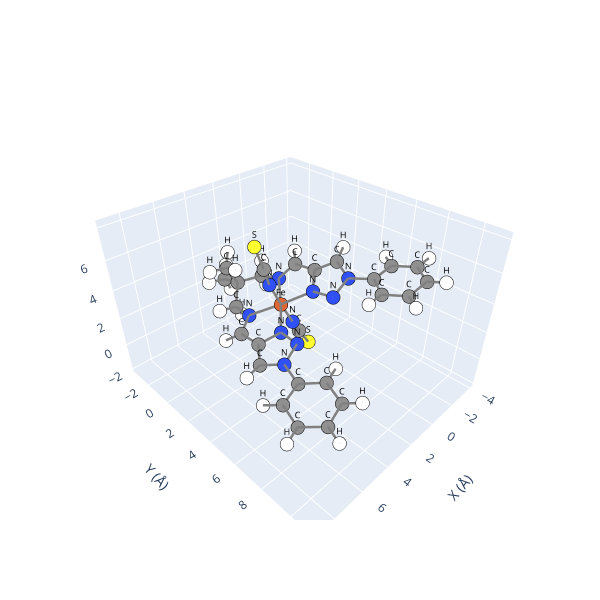

This figure's notebook cell:
### Code cell
ref_ls_mol.view()

### Figure 1 — Plotly figure (JSON) as saved in the notebook; plotly's stock layout.template omitted (floating-point values rounded to 4 significant figures)
{"data": [{"hoverinfo": "text", "marker": {"color": ["#909090", "#909090", "#FFFFFF", "#909090", "#FFFFFF", "#909090", "#FFFFFF", "#909090", "#FFFFFF", "#909090", "#909090", "#FFFFFF", "#909090", "#FFFFFF", "#909090", "#909090", "#FFFFFF", "#909090", "#909090", "#FFFFFF", "#909090", "#FFFFFF", "#909090", "#909090", "#3050F8", "#3050F8", "#3050F8", "#3050F8", "#3050F8", "#3050F8", "#3050F8", "#3050F8", "#3050F8", "#3050F8", "#FFFF30", "#E06633", "#909090", "#FFFFFF", "#FFFFFF", "#909090", "#909090", "#FFFFFF", "#FFFFFF", "#FFFFFF", "#909090", "#FFFFFF", "#FFFFFF", "#909090", "#FFFFFF", "#FFFFFF", "#FFFF30", "#909090", "#FFFFFF", "#909090", "#FFFFFF", "#909090", "#FFFFFF", "#909090", "#FFFFFF", "#909090", "#FFFFFF", "#FFFFFF"], "line": {"color": "black", "width": 1}, "size": 8}, "mode": "markers", "showlegend": false, "text": ["C", "C", "H", "C", "H", "C", "H", "C", "H", "C", "C", "H", "C", "H", "C", "C", "H", "C", "C", "H", "C", "H", "C", "C", "N", "N", "N", "N", "N", "N", "N", "N", "N", "N", "S", "Fe", "C", "H", "H", "C", "C", "H", "H", "H", "C", "H", "H", "C", "H", "H", "S", "C", "H", "C", "H", "C", "H", "C", "H", "C", "H", "H"], "type": "scatter3d", "x": [5.733, 6.469, 6.716, 5.161, 4.522, 4.779, 3.88, 6.021, 6.891, 5.179, 5.158, 5.88, 0.5654, -0.0194, 0.437, -0.4045, -1.133, -0.529, -0.267, 0.2761, 0.2831, 1.203, 1.309, 3.853, 5.343, 4.118, 4.031, 4.082, 1.537, 1.346, 1.11, 0.02772, 1.859, 3.548, 4.351, 2.73, 3.867, 4.75, 3.403, 3.057, 2.928, 3.816, 2.528, 2.357, 3.756, 4.639, 3.219, 1.629, 1.195, 1.119, 0.4814, -1.876, -2.423, -2.407, -3.326, -1.611, -1.981, 7.058, 7.71, 7.412, 8.311, 3.857], "y": [6.915, 9.546, 10.45, 9.235, 9.931, 7.913, 7.699, 4.429, 4.375, 3.394, 1.954, 1.456, 1.558, 0.9394, 2.988, 3.878, 3.683, 6.38, 8.748, 9.526, 7.504, 7.42, 2.597, 2.573, 5.546, 5.248, 3.948, 1.397, 1.186, 3.724, 5.0, 5.095, 2.619, 2.616, 2.528, 2.603, -0.0339, -0.474, -0.135, -0.7713, -2.22, -2.631, -2.221, -2.729, -0.7644, -1.178, -1.27, -0.2178, -0.3103, -0.7728, 2.608, 6.479, 5.702, 7.742, 7.828, 8.868, 9.724, 7.215, 6.527, 8.541, 8.759, 0.1609], "z": [1.781, 1.379, 1.219, 1.715, 1.812, 1.911, 2.13, 1.59, 1.213, 1.902, 1.803, 1.438, 4.345, 4.769, 4.503, 5.114, 5.691, 5.0, 5.169, 5.109, 4.92, 4.697, 0.2295, 5.863, 1.939, 2.445, 2.414, 2.247, 3.585, 3.778, 3.894, 4.714, 1.249, 4.743, 7.428, 2.981, 1.999, 1.917, 1.13, 3.067, 2.563, 2.524, 1.668, 3.176, 4.424, 4.338, 5.071, 3.164, 2.279, 3.806, -1.187, 5.319, 5.362, 5.573, 5.795, 5.506, 5.689, 1.488, 1.433, 1.278, 1.062, 4.735]}, {"hoverinfo": "none", "mode": "text", "showlegend": false, "text": ["C", "C", "H", "C", "H", "C", "H", "C", "H", "C", "C", "H", "C", "H", "C", "C", "H", "C", "C", "H", "C", "H", "C", "C", "N", "N", "N", "N", "N", "N", "N", "N", "N", "N", "S", "Fe", "C", "H", "H", "C", "C", "H", "H", "H", "C", "H", "H", "C", "H", "H", "S", "C", "H", "C", "H", "C", "H", "C", "H", "C", "H", "H"], "textfont": {"color": "black", "size": 9}, "type": "scatter3d", "x": [5.733, 6.469, 6.716, 5.161, 4.522, 4.779, 3.88, 6.021, 6.891, 5.179, 5.158, 5.88, 0.5654, -0.0194, 0.437, -0.4045, -1.133, -0.529, -0.267, 0.2761, 0.2831, 1.203, 1.309, 3.853, 5.343, 4.118, 4.031, 4.082, 1.537, 1.346, 1.11, 0.02772, 1.859, 3.548, 4.351, 2.73, 3.867, 4.75, 3.403, 3.057, 2.928, 3.816, 2.528, 2.357, 3.756, 4.639, 3.219, 1.629, 1.195, 1.119, 0.4814, -1.876, -2.423, -2.407, -3.326, -1.611, -1.981, 7.058, 7.71, 7.412, 8.311, 3.857], "y": [6.915, 9.546, 10.45, 9.235, 9.931, 7.913, 7.699, 4.429, 4.375, 3.394, 1.954, 1.456, 1.558, 0.9394, 2.988, 3.878, 3.683, 6.38, 8.748, 9.526, 7.504, 7.42, 2.597, 2.573, 5.546, 5.248, 3.948, 1.397, 1.186, 3.724, 5.0, 5.095, 2.619, 2.616, 2.528, 2.603, -0.0339, -0.474, -0.135, -0.7713, -2.22, -2.631, -2.221, -2.729, -0.7644, -1.178, -1.27, -0.2178, -0.3103, -0.7728, 2.608, 6.479, 5.702, 7.742, 7.828, 8.868, 9.724, 7.215, 6.527, 8.541, 8.759, 0.1609], "z": [1.781, 1.379, 1.219, 1.715, 1.812, 1.911, 2.13, 1.59, 1.213, 1.902, 1.803, 1.438, 4.345, 4.769, 4.503, 5.114, 5.691, 5.0, 5.169, 5.109, 4.92, 4.697, 0.2295, 5.863, 1.939, 2.445, 2.414, 2.247, 3.585, 3.778, 3.894, 4.714, 1.249, 4.743, 7.428, 2.981, 1.999, 1.917, 1.13, 3.067, 2.563, 2.524, 1.668, 3.176, 4.424, 4.338, 5.071, 3.164, 2.279, 3.806, -1.187, 5.319, 5.362, 5.573, 5.795, 5.506, 5.689, 1.488, 1.433, 1.278, 1.062, 4.735]}, {"hoverinfo": "none", "line": {"color": "gray", "width": 5}, "mode": "lines", "showlegend": false, "type": "scatter3d", "x": [3.816, 2.928], "y": [-2.631, -2.22], "z": [2.524, 2.563]}, {"hoverinfo": "none", "line": {"color": "gray", "width": 5}, "mode": "lines", "showlegend": false, "type": "scatter3d", "x": [2.73, 3.548], "y": [2.603, 2.616], "z": [2.981, 4.743]}, {"hoverinfo": "none", "line": {"color": "gray", "width": 5}, "mode": "lines", "showlegend": false, "type": "scatter3d", "x": [3.756, 4.639], "y": [-0.7644, -1.178], "z": [4.424, 4.338]}, {"hoverinfo": "none", "line": {"color": "gray", "width": 5}, "mode": "lines", "showlegend": false, "type": "scatter3d", "x": [1.537, 0.5654], "y": [1.186, 1.558], "z": [3.585, 4.345]}, {"hoverinfo": "none", "line": {"color": "gray", "width": 5}, "mode": "lines", "showlegend": false, "type": "scatter3d", "x": [5.733, 4.779], "y": [6.915, 7.913], "z": [1.781, 1.911]}, {"hoverinfo": "none", "line": {"color": "gray", "width": 5}, "mode": "lines", "showlegend": false, "type": "scatter3d", "x": [2.928, 3.816], "y": [-2.22, -2.631], "z": [2.563, 2.524]}, {"hoverinfo": "none", "line": {"color": "gray", "width": 5}, "mode": "lines", "showlegend": false, "type": "scatter3d", "x": [0.2761, -0.267], "y": [9.526, 8.748], "z": [5.109, 5.169]}, {"hoverinfo": "none", "line": {"color": "gray", "width": 5}, "mode": "lines", "showlegend": false, "type": "scatter3d", "x": [3.853, 4.351], "y": [2.573, 2.528], "z": [5.863, 7.428]}, {"hoverinfo": "none", "line": {"color": "gray", "width": 5}, "mode": "lines", "showlegend": false, "type": "scatter3d", "x": [5.179, 4.031], "y": [3.394, 3.948], "z": [1.902, 2.414]}, {"hoverinfo": "none", "line": {"color": "gray", "width": 5}, "mode": "lines", "showlegend": false, "type": "scatter3d", "x": [-0.4045, 0.437], "y": [3.878, 2.988], "z": [5.114, 4.503]}, {"hoverinfo": "none", "line": {"color": "gray", "width": 5}, "mode": "lines", "showlegend": false, "type": "scatter3d", "x": [5.158, 4.082], "y": [1.954, 1.397], "z": [1.803, 2.247]}, {"hoverinfo": "none", "line": {"color": "gray", "width": 5}, "mode": "lines", "showlegend": false, "type": "scatter3d", "x": [2.73, 4.031], "y": [2.603, 3.948], "z": [2.981, 2.414]}, {"hoverinfo": "none", "line": {"color": "gray", "width": 5}, "mode": "lines", "showlegend": false, "type": "scatter3d", "x": [-0.267, 0.2761], "y": [8.748, 9.526], "z": [5.169, 5.109]}, {"hoverinfo": "none", "line": {"color": "gray", "width": 5}, "mode": "lines", "showlegend": false, "type": "scatter3d", "x": [7.412, 7.058], "y": [8.541, 7.215], "z": [1.278, 1.488]}, {"hoverinfo": "none", "line": {"color": "gray", "width": 5}, "mode": "lines", "showlegend": false, "type": "scatter3d", "x": [-2.423, -1.876], "y": [5.702, 6.479], "z": [5.362, 5.319]}, {"hoverinfo": "none", "line": {"color": "gray", "width": 5}, "mode": "lines", "showlegend": false, "type": "scatter3d", "x": [-0.529, -1.876], "y": [6.38, 6.479], "z": [5.0, 5.319]}, {"hoverinfo": "none", "line": {"color": "gray", "width": 5}, "mode": "lines", "showlegend": false, "type": "scatter3d", "x": [4.779, 5.161], "y": [7.913, 9.235], "z": [1.911, 1.715]}, {"hoverinfo": "none", "line": {"color": "gray", "width": 5}, "mode": "lines", "showlegend": false, "type": "scatter3d", "x": [0.437, -0.4045], "y": [2.988, 3.878], "z": [4.503, 5.114]}, {"hoverinfo": "none", "line": {"color": "gray", "width": 5}, "mode": "lines", "showlegend": false, "type": "scatter3d", "x": [1.195, 1.629], "y": [-0.3103, -0.2178], "z": [2.279, 3.164]}, {"hoverinfo": "none", "line": {"color": "gray", "width": 5}, "mode": "lines", "showlegend": false, "type": "scatter3d", "x": [3.057, 3.756], "y": [-0.7713, -0.7644], "z": [3.067, 4.424]}, {"hoverinfo": "none", "line": {"color": "gray", "width": 5}, "mode": "lines", "showlegend": false, "type": "scatter3d", "x": [5.179, 5.158], "y": [3.394, 1.954], "z": [1.902, 1.803]}, {"hoverinfo": "none", "line": {"color": "gray", "width": 5}, "mode": "lines", "showlegend": false, "type": "scatter3d", "x": [2.928, 2.357], "y": [-2.22, -2.729], "z": [2.563, 3.176]}, {"hoverinfo": "none", "line": {"color": "gray", "width": 5}, "mode": "lines", "showlegend": false, "type": "scatter3d", "x": [7.058, 7.412], "y": [7.215, 8.541], "z": [1.488, 1.278]}, {"hoverinfo": "none", "line": {"color": "gray", "width": 5}, "mode": "lines", "showlegend": false, "type": "scatter3d", "x": [4.082, 3.867], "y": [1.397, -0.0339], "z": [2.247, 1.999]}, {"hoverinfo": "none", "line": {"color": "gray", "width": 5}, "mode": "lines", "showlegend": false, "type": "scatter3d", "x": [-0.4045, -1.133], "y": [3.878, 3.683], "z": [5.114, 5.691]}, {"hoverinfo": "none", "line": {"color": "gray", "width": 5}, "mode": "lines", "showlegend": false, "type": "scatter3d", "x": [-2.407, -1.611], "y": [7.742, 8.868], "z": [5.573, 5.506]}, {"hoverinfo": "none", "line": {"color": "gray", "width": 5}, "mode": "lines", "showlegend": false, "type": "scatter3d", "x": [-1.133, -0.4045], "y": [3.683, 3.878], "z": [5.691, 5.114]}, {"hoverinfo": "none", "line": {"color": "gray", "width": 5}, "mode": "lines", "showlegend": false, "type": "scatter3d", "x": [1.629, 1.195], "y": [-0.2178, -0.3103], "z": [3.164, 2.279]}, {"hoverinfo": "none", "line": {"color": "gray", "width": 5}, "mode": "lines", "showlegend": false, "type": "scatter3d", "x": [2.73, 1.537], "y": [2.603, 1.186], "z": [2.981, 3.585]}, {"hoverinfo": "none", "line": {"color": "gray", "width": 5}, "mode": "lines", "showlegend": false, "type": "scatter3d", "x": [4.031, 4.118], "y": [3.948, 5.248], "z": [2.414, 2.445]}, {"hoverinfo": "none", "line": {"color": "gray", "width": 5}, "mode": "lines", "showlegend": false, "type": "scatter3d", "x": [0.02772, -0.4045], "y": [5.095, 3.878], "z": [4.714, 5.114]}, {"hoverinfo": "none", "line": {"color": "gray", "width": 5}, "mode": "lines", "showlegend": false, "type": "scatter3d", "x": [4.351, 3.853], "y": [2.528, 2.573], "z": [7.428, 5.863]}, {"hoverinfo": "none", "line": {"color": "gray", "width": 5}, "mode": "lines", "showlegend": false, "type": "scatter3d", "x": [0.4814, 1.309], "y": [2.608, 2.597], "z": [-1.187, 0.2295]}, {"hoverinfo": "none", "line": {"color": "gray", "width": 5}, "mode": "lines", "showlegend": false, "type": "scatter3d", "x": [-0.0194, 0.5654], "y": [0.9394, 1.558], "z": [4.769, 4.345]}, {"hoverinfo": "none", "line": {"color": "gray", "width": 5}, "mode": "lines", "showlegend": false, "type": "scatter3d", "x": [4.031, 5.179], "y": [3.948, 3.394], "z": [2.414, 1.902]}, {"hoverinfo": "none", "line": {"color": "gray", "width": 5}, "mode": "lines", "showlegend": false, "type": "scatter3d", "x": [5.161, 6.469], "y": [9.235, 9.546], "z": [1.715, 1.379]}, {"hoverinfo": "none", "line": {"color": "gray", "width": 5}, "mode": "lines", "showlegend": false, "type": "scatter3d", "x": [0.2831, -0.529], "y": [7.504, 6.38], "z": [4.92, 5.0]}, {"hoverinfo": "none", "line": {"color": "gray", "width": 5}, "mode": "lines", "showlegend": false, "type": "scatter3d", "x": [0.02772, -0.529], "y": [5.095, 6.38], "z": [4.714, 5.0]}, {"hoverinfo": "none", "line": {"color": "gray", "width": 5}, "mode": "lines", "showlegend": false, "type": "scatter3d", "x": [0.5654, -0.0194], "y": [1.558, 0.9394], "z": [4.345, 4.769]}, {"hoverinfo": "none", "line": {"color": "gray", "width": 5}, "mode": "lines", "showlegend": false, "type": "scatter3d", "x": [5.733, 7.058], "y": [6.915, 7.215], "z": [1.781, 1.488]}, {"hoverinfo": "none", "line": {"color": "gray", "width": 5}, "mode": "lines", "showlegend": false, "type": "scatter3d", "x": [1.309, 1.859], "y": [2.597, 2.619], "z": [0.2295, 1.249]}, {"hoverinfo": "none", "line": {"color": "gray", "width": 5}, "mode": "lines", "showlegend": false, "type": "scatter3d", "x": [6.469, 5.161], "y": [9.546, 9.235], "z": [1.379, 1.715]}, {"hoverinfo": "none", "line": {"color": "gray", "width": 5}, "mode": "lines", "showlegend": false, "type": "scatter3d", "x": [-1.611, -1.981], "y": [8.868, 9.724], "z": [5.506, 5.689]}, {"hoverinfo": "none", "line": {"color": "gray", "width": 5}, "mode": "lines", "showlegend": false, "type": "scatter3d", "x": [-1.981, -1.611], "y": [9.724, 8.868], "z": [5.689, 5.506]}, {"hoverinfo": "none", "line": {"color": "gray", "width": 5}, "mode": "lines", "showlegend": false, "type": "scatter3d", "x": [3.548, 2.73], "y": [2.616, 2.603], "z": [4.743, 2.981]}, {"hoverinfo": "none", "line": {"color": "gray", "width": 5}, "mode": "lines", "showlegend": false, "type": "scatter3d", "x": [2.73, 1.859], "y": [2.603, 2.619], "z": [2.981, 1.249]}, {"hoverinfo": "none", "line": {"color": "gray", "width": 5}, "mode": "lines", "showlegend": false, "type": "scatter3d", "x": [4.779, 5.733], "y": [7.913, 6.915], "z": [1.911, 1.781]}, {"hoverinfo": "none", "line": {"color": "gray", "width": 5}, "mode": "lines", "showlegend": false, "type": "scatter3d", "x": [-1.876, -2.423], "y": [6.479, 5.702], "z": [5.319, 5.362]}, {"hoverinfo": "none", "line": {"color": "gray", "width": 5}, "mode": "lines", "showlegend": false, "type": "scatter3d", "x": [0.437, 0.5654], "y": [2.988, 1.558], "z": [4.503, 4.345]}, {"hoverinfo": "none", "line": {"color": "gray", "width": 5}, "mode": "lines", "showlegend": false, "type": "scatter3d", "x": [5.179, 6.021], "y": [3.394, 4.429], "z": [1.902, 1.59]}, {"hoverinfo": "none", "line": {"color": "gray", "width": 5}, "mode": "lines", "showlegend": false, "type": "scatter3d", "x": [3.853, 3.548], "y": [2.573, 2.616], "z": [5.863, 4.743]}, {"hoverinfo": "none", "line": {"color": "gray", "width": 5}, "mode": "lines", "showlegend": false, "type": "scatter3d", "x": [3.867, 4.082], "y": [-0.0339, 1.397], "z": [1.999, 2.247]}, {"hoverinfo": "none", "line": {"color": "gray", "width": 5}, "mode": "lines", "showlegend": false, "type": "scatter3d", "x": [5.343, 6.021], "y": [5.546, 4.429], "z": [1.939, 1.59]}, {"hoverinfo": "none", "line": {"color": "gray", "width": 5}, "mode": "lines", "showlegend": false, "type": "scatter3d", "x": [-0.267, -1.611], "y": [8.748, 8.868], "z": [5.169, 5.506]}, {"hoverinfo": "none", "line": {"color": "gray", "width": 5}, "mode": "lines", "showlegend": false, "type": "scatter3d", "x": [1.11, 1.346], "y": [5.0, 3.724], "z": [3.894, 3.778]}, {"hoverinfo": "none", "line": {"color": "gray", "width": 5}, "mode": "lines", "showlegend": false, "type": "scatter3d", "x": [6.021, 5.179], "y": [4.429, 3.394], "z": [1.59, 1.902]}, {"hoverinfo": "none", "line": {"color": "gray", "width": 5}, "mode": "lines", "showlegend": false, "type": "scatter3d", "x": [5.343, 4.118], "y": [5.546, 5.248], "z": [1.939, 2.445]}, {"hoverinfo": "none", "line": {"color": "gray", "width": 5}, "mode": "lines", "showlegend": false, "type": "scatter3d", "x": [3.857, 3.756], "y": [0.1609, -0.7644], "z": [4.735, 4.424]}, {"hoverinfo": "none", "line": {"color": "gray", "width": 5}, "mode": "lines", "showlegend": false, "type": "scatter3d", "x": [4.118, 5.343], "y": [5.248, 5.546], "z": [2.445, 1.939]}, {"hoverinfo": "none", "line": {"color": "gray", "width": 5}, "mode": "lines", "showlegend": false, "type": "scatter3d", "x": [2.528, 2.928], "y": [-2.221, -2.22], "z": [1.668, 2.563]}, {"hoverinfo": "none", "line": {"color": "gray", "width": 5}, "mode": "lines", "showlegend": false, "type": "scatter3d", "x": [5.161, 4.779], "y": [9.235, 7.913], "z": [1.715, 1.911]}, {"hoverinfo": "none", "line": {"color": "gray", "width": 5}, "mode": "lines", "showlegend": false, "type": "scatter3d", "x": [0.2831, 1.203], "y": [7.504, 7.42], "z": [4.92, 4.697]}, {"hoverinfo": "none", "line": {"color": "gray", "width": 5}, "mode": "lines", "showlegend": false, "type": "scatter3d", "x": [1.203, 0.2831], "y": [7.42, 7.504], "z": [4.697, 4.92]}, {"hoverinfo": "none", "line": {"color": "gray", "width": 5}, "mode": "lines", "showlegend": false, "type": "scatter3d", "x": [3.403, 3.867], "y": [-0.135, -0.0339], "z": [1.13, 1.999]}, {"hoverinfo": "none", "line": {"color": "gray", "width": 5}, "mode": "lines", "showlegend": false, "type": "scatter3d", "x": [0.02772, 1.11], "y": [5.095, 5.0], "z": [4.714, 3.894]}, {"hoverinfo": "none", "line": {"color": "gray", "width": 5}, "mode": "lines", "showlegend": false, "type": "scatter3d", "x": [2.928, 2.528], "y": [-2.22, -2.221], "z": [2.563, 1.668]}, {"hoverinfo": "none", "line": {"color": "gray", "width": 5}, "mode": "lines", "showlegend": false, "type": "scatter3d", "x": [7.058, 7.71], "y": [7.215, 6.527], "z": [1.488, 1.433]}, {"hoverinfo": "none", "line": {"color": "gray", "width": 5}, "mode": "lines", "showlegend": false, "type": "scatter3d", "x": [5.343, 5.733], "y": [5.546, 6.915], "z": [1.939, 1.781]}, {"hoverinfo": "none", "line": {"color": "gray", "width": 5}, "mode": "lines", "showlegend": false, "type": "scatter3d", "x": [3.867, 3.403], "y": [-0.0339, -0.135], "z": [1.999, 1.13]}, {"hoverinfo": "none", "line": {"color": "gray", "width": 5}, "mode": "lines", "showlegend": false, "type": "scatter3d", "x": [4.082, 2.73], "y": [1.397, 2.603], "z": [2.247, 2.981]}, {"hoverinfo": "none", "line": {"color": "gray", "width": 5}, "mode": "lines", "showlegend": false, "type": "scatter3d", "x": [-2.407, -3.326], "y": [7.742, 7.828], "z": [5.573, 5.795]}, {"hoverinfo": "none", "line": {"color": "gray", "width": 5}, "mode": "lines", "showlegend": false, "type": "scatter3d", "x": [-3.326, -2.407], "y": [7.828, 7.742], "z": [5.795, 5.573]}, {"hoverinfo": "none", "line": {"color": "gray", "width": 5}, "mode": "lines", "showlegend": false, "type": "scatter3d", "x": [1.11, 0.02772], "y": [5.0, 5.095], "z": [3.894, 4.714]}, {"hoverinfo": "none", "line": {"color": "gray", "width": 5}, "mode": "lines", "showlegend": false, "type": "scatter3d", "x": [4.118, 4.031], "y": [5.248, 3.948], "z": [2.445, 2.414]}, {"hoverinfo": "none", "line": {"color": "gray", "width": 5}, "mode": "lines", "showlegend": false, "type": "scatter3d", "x": [8.311, 7.412], "y": [8.759, 8.541], "z": [1.062, 1.278]}, {"hoverinfo": "none", "line": {"color": "gray", "width": 5}, "mode": "lines", "showlegend": false, "type": "scatter3d", "x": [1.346, 2.73], "y": [3.724, 2.603], "z": [3.778, 2.981]}, {"hoverinfo": "none", "line": {"color": "gray", "width": 5}, "mode": "lines", "showlegend": false, "type": "scatter3d", "x": [0.5654, 1.537], "y": [1.558, 1.186], "z": [4.345, 3.585]}, {"hoverinfo": "none", "line": {"color": "gray", "width": 5}, "mode": "lines", "showlegend": false, "type": "scatter3d", "x": [4.082, 5.158], "y": [1.397, 1.954], "z": [2.247, 1.803]}, {"hoverinfo": "none", "line": {"color": "gray", "width": 5}, "mode": "lines", "showlegend": false, "type": "scatter3d", "x": [1.119, 1.629], "y": [-0.7728, -0.2178], "z": [3.806, 3.164]}, {"hoverinfo": "none", "line": {"color": "gray", "width": 5}, "mode": "lines", "showlegend": false, "type": "scatter3d", "x": [3.548, 3.853], "y": [2.616, 2.573], "z": [4.743, 5.863]}, {"hoverinfo": "none", "line": {"color": "gray", "width": 5}, "mode": "lines", "showlegend": false, "type": "scatter3d", "x": [-1.611, -2.407], "y": [8.868, 7.742], "z": [5.506, 5.573]}, {"hoverinfo": "none", "line": {"color": "gray", "width": 5}, "mode": "lines", "showlegend": false, "type": "scatter3d", "x": [1.309, 0.4814], "y": [2.597, 2.608], "z": [0.2295, -1.187]}, {"hoverinfo": "none", "line": {"color": "gray", "width": 5}, "mode": "lines", "showlegend": false, "type": "scatter3d", "x": [1.629, 1.119], "y": [-0.2178, -0.7728], "z": [3.164, 3.806]}, {"hoverinfo": "none", "line": {"color": "gray", "width": 5}, "mode": "lines", "showlegend": false, "type": "scatter3d", "x": [4.779, 3.88], "y": [7.913, 7.699], "z": [1.911, 2.13]}, {"hoverinfo": "none", "line": {"color": "gray", "width": 5}, "mode": "lines", "showlegend": false, "type": "scatter3d", "x": [3.219, 3.756], "y": [-1.27, -0.7644], "z": [5.071, 4.424]}, {"hoverinfo": "none", "line": {"color": "gray", "width": 5}, "mode": "lines", "showlegend": false, "type": "scatter3d", "x": [6.469, 6.716], "y": [9.546, 10.45], "z": [1.379, 1.219]}, {"hoverinfo": "none", "line": {"color": "gray", "width": 5}, "mode": "lines", "showlegend": false, "type": "scatter3d", "x": [6.716, 6.469], "y": [10.45, 9.546], "z": [1.219, 1.379]}, {"hoverinfo": "none", "line": {"color": "gray", "width": 5}, "mode": "lines", "showlegend": false, "type": "scatter3d", "x": [-0.529, 0.2831], "y": [6.38, 7.504], "z": [5.0, 4.92]}, {"hoverinfo": "none", "line": {"color": "gray", "width": 5}, "mode": "lines", "showlegend": false, "type": "scatter3d", "x": [1.537, 1.629], "y": [1.186, -0.2178], "z": [3.585, 3.164]}, {"hoverinfo": "none", "line": {"color": "gray", "width": 5}, "mode": "lines", "showlegend": false, "type": "scatter3d", "x": [7.71, 7.058], "y": [6.527, 7.215], "z": [1.433, 1.488]}, {"hoverinfo": "none", "line": {"color": "gray", "width": 5}, "mode": "lines", "showlegend": false, "type": "scatter3d", "x": [0.2831, -0.267], "y": [7.504, 8.748], "z": [4.92, 5.169]}, {"hoverinfo": "none", "line": {"color": "gray", "width": 5}, "mode": "lines", "showlegend": false, "type": "scatter3d", "x": [0.5654, 0.437], "y": [1.558, 2.988], "z": [4.345, 4.503]}, {"hoverinfo": "none", "line": {"color": "gray", "width": 5}, "mode": "lines", "showlegend": false, "type": "scatter3d", "x": [-0.4045, 0.02772], "y": [3.878, 5.095], "z": [5.114, 4.714]}, {"hoverinfo": "none", "line": {"color": "gray", "width": 5}, "mode": "lines", "showlegend": false, "type": "scatter3d", "x": [1.346, 1.11], "y": [3.724, 5.0], "z": [3.778, 3.894]}, {"hoverinfo": "none", "line": {"color": "gray", "width": 5}, "mode": "lines", "showlegend": false, "type": "scatter3d", "x": [3.756, 3.219], "y": [-0.7644, -1.27], "z": [4.424, 5.071]}, {"hoverinfo": "none", "line": {"color": "gray", "width": 5}, "mode": "lines", "showlegend": false, "type": "scatter3d", "x": [7.412, 6.469], "y": [8.541, 9.546], "z": [1.278, 1.379]}, {"hoverinfo": "none", "line": {"color": "gray", "width": 5}, "mode": "lines", "showlegend": false, "type": "scatter3d", "x": [6.469, 7.412], "y": [9.546, 8.541], "z": [1.379, 1.278]}, {"hoverinfo": "none", "line": {"color": "gray", "width": 5}, "mode": "lines", "showlegend": false, "type": "scatter3d", "x": [-1.876, -0.529], "y": [6.479, 6.38], "z": [5.319, 5.0]}, {"hoverinfo": "none", "line": {"color": "gray", "width": 5}, "mode": "lines", "showlegend": false, "type": "scatter3d", "x": [-2.407, -1.876], "y": [7.742, 6.479], "z": [5.573, 5.319]}, {"hoverinfo": "none", "line": {"color": "gray", "width": 5}, "mode": "lines", "showlegend": false, "type": "scatter3d", "x": [-0.529, 0.02772], "y": [6.38, 5.095], "z": [5.0, 4.714]}, {"hoverinfo": "none", "line": {"color": "gray", "width": 5}, "mode": "lines", "showlegend": false, "type": "scatter3d", "x": [5.733, 5.343], "y": [6.915, 5.546], "z": [1.781, 1.939]}, {"hoverinfo": "none", "line": {"color": "gray", "width": 5}, "mode": "lines", "showlegend": false, "type": "scatter3d", "x": [1.859, 1.309], "y": [2.619, 2.597], "z": [1.249, 0.2295]}, {"hoverinfo": "none", "line": {"color": "gray", "width": 5}, "mode": "lines", "showlegend": false, "type": "scatter3d", "x": [1.346, 0.437], "y": [3.724, 2.988], "z": [3.778, 4.503]}, {"hoverinfo": "none", "line": {"color": "gray", "width": 5}, "mode": "lines", "showlegend": false, "type": "scatter3d", "x": [2.73, 4.082], "y": [2.603, 1.397], "z": [2.981, 2.247]}, {"hoverinfo": "none", "line": {"color": "gray", "width": 5}, "mode": "lines", "showlegend": false, "type": "scatter3d", "x": [5.161, 4.522], "y": [9.235, 9.931], "z": [1.715, 1.812]}, {"hoverinfo": "none", "line": {"color": "gray", "width": 5}, "mode": "lines", "showlegend": false, "type": "scatter3d", "x": [2.357, 2.928], "y": [-2.729, -2.22], "z": [3.176, 2.563]}, {"hoverinfo": "none", "line": {"color": "gray", "width": 5}, "mode": "lines", "showlegend": false, "type": "scatter3d", "x": [4.522, 5.161], "y": [9.931, 9.235], "z": [1.812, 1.715]}, {"hoverinfo": "none", "line": {"color": "gray", "width": 5}, "mode": "lines", "showlegend": false, "type": "scatter3d", "x": [-0.267, 0.2831], "y": [8.748, 7.504], "z": [5.169, 4.92]}, {"hoverinfo": "none", "line": {"color": "gray", "width": 5}, "mode": "lines", "showlegend": false, "type": "scatter3d", "x": [3.756, 3.057], "y": [-0.7644, -0.7713], "z": [4.424, 3.067]}, {"hoverinfo": "none", "line": {"color": "gray", "width": 5}, "mode": "lines", "showlegend": false, "type": "scatter3d", "x": [-1.876, -2.407], "y": [6.479, 7.742], "z": [5.319, 5.573]}, {"hoverinfo": "none", "line": {"color": "gray", "width": 5}, "mode": "lines", "showlegend": false, "type": "scatter3d", "x": [3.057, 3.867], "y": [-0.7713, -0.0339], "z": [3.067, 1.999]}, {"hoverinfo": "none", "line": {"color": "gray", "width": 5}, "mode": "lines", "showlegend": false, "type": "scatter3d", "x": [5.158, 5.179], "y": [1.954, 3.394], "z": [1.803, 1.902]}, {"hoverinfo": "none", "line": {"color": "gray", "width": 5}, "mode": "lines", "showlegend": false, "type": "scatter3d", "x": [1.629, 1.537], "y": [-0.2178, 1.186], "z": [3.164, 3.585]}, {"hoverinfo": "none", "line": {"color": "gray", "width": 5}, "mode": "lines", "showlegend": false, "type": "scatter3d", "x": [3.867, 4.75], "y": [-0.0339, -0.474], "z": [1.999, 1.917]}, {"hoverinfo": "none", "line": {"color": "gray", "width": 5}, "mode": "lines", "showlegend": false, "type": "scatter3d", "x": [4.75, 3.867], "y": [-0.474, -0.0339], "z": [1.917, 1.999]}, {"hoverinfo": "none", "line": {"color": "gray", "width": 5}, "mode": "lines", "showlegend": false, "type": "scatter3d", "x": [3.88, 4.779], "y": [7.699, 7.913], "z": [2.13, 1.911]}, {"hoverinfo": "none", "line": {"color": "gray", "width": 5}, "mode": "lines", "showlegend": false, "type": "scatter3d", "x": [2.73, 1.346], "y": [2.603, 3.724], "z": [2.981, 3.778]}, {"hoverinfo": "none", "line": {"color": "gray", "width": 5}, "mode": "lines", "showlegend": false, "type": "scatter3d", "x": [7.412, 8.311], "y": [8.541, 8.759], "z": [1.278, 1.062]}, {"hoverinfo": "none", "line": {"color": "gray", "width": 5}, "mode": "lines", "showlegend": false, "type": "scatter3d", "x": [4.031, 2.73], "y": [3.948, 2.603], "z": [2.414, 2.981]}, {"hoverinfo": "none", "line": {"color": "gray", "width": 5}, "mode": "lines", "showlegend": false, "type": "scatter3d", "x": [5.158, 5.88], "y": [1.954, 1.456], "z": [1.803, 1.438]}, {"hoverinfo": "none", "line": {"color": "gray", "width": 5}, "mode": "lines", "showlegend": false, "type": "scatter3d", "x": [3.057, 1.629], "y": [-0.7713, -0.2178], "z": [3.067, 3.164]}, {"hoverinfo": "none", "line": {"color": "gray", "width": 5}, "mode": "lines", "showlegend": false, "type": "scatter3d", "x": [5.88, 5.158], "y": [1.456, 1.954], "z": [1.438, 1.803]}, {"hoverinfo": "none", "line": {"color": "gray", "width": 5}, "mode": "lines", "showlegend": false, "type": "scatter3d", "x": [3.867, 3.057], "y": [-0.0339, -0.7713], "z": [1.999, 3.067]}, {"hoverinfo": "none", "line": {"color": "gray", "width": 5}, "mode": "lines", "showlegend": false, "type": "scatter3d", "x": [1.629, 3.057], "y": [-0.2178, -0.7713], "z": [3.164, 3.067]}, {"hoverinfo": "none", "line": {"color": "gray", "width": 5}, "mode": "lines", "showlegend": false, "type": "scatter3d", "x": [1.537, 2.73], "y": [1.186, 2.603], "z": [3.585, 2.981]}, {"hoverinfo": "none", "line": {"color": "gray", "width": 5}, "mode": "lines", "showlegend": false, "type": "scatter3d", "x": [1.859, 2.73], "y": [2.619, 2.603], "z": [1.249, 2.981]}, {"hoverinfo": "none", "line": {"color": "gray", "width": 5}, "mode": "lines", "showlegend": false, "type": "scatter3d", "x": [6.021, 5.343], "y": [4.429, 5.546], "z": [1.59, 1.939]}, {"hoverinfo": "none", "line": {"color": "gray", "width": 5}, "mode": "lines", "showlegend": false, "type": "scatter3d", "x": [-1.611, -0.267], "y": [8.868, 8.748], "z": [5.506, 5.169]}, {"hoverinfo": "none", "line": {"color": "gray", "width": 5}, "mode": "lines", "showlegend": false, "type": "scatter3d", "x": [3.756, 3.857], "y": [-0.7644, 0.1609], "z": [4.424, 4.735]}, {"hoverinfo": "none", "line": {"color": "gray", "width": 5}, "mode": "lines", "showlegend": false, "type": "scatter3d", "x": [6.891, 6.021], "y": [4.375, 4.429], "z": [1.213, 1.59]}, {"hoverinfo": "none", "line": {"color": "gray", "width": 5}, "mode": "lines", "showlegend": false, "type": "scatter3d", "x": [3.057, 2.928], "y": [-0.7713, -2.22], "z": [3.067, 2.563]}, {"hoverinfo": "none", "line": {"color": "gray", "width": 5}, "mode": "lines", "showlegend": false, "type": "scatter3d", "x": [2.928, 3.057], "y": [-2.22, -0.7713], "z": [2.563, 3.067]}, {"hoverinfo": "none", "line": {"color": "gray", "width": 5}, "mode": "lines", "showlegend": false, "type": "scatter3d", "x": [7.058, 5.733], "y": [7.215, 6.915], "z": [1.488, 1.781]}, {"hoverinfo": "none", "line": {"color": "gray", "width": 5}, "mode": "lines", "showlegend": false, "type": "scatter3d", "x": [0.437, 1.346], "y": [2.988, 3.724], "z": [4.503, 3.778]}, {"hoverinfo": "none", "line": {"color": "gray", "width": 5}, "mode": "lines", "showlegend": false, "type": "scatter3d", "x": [4.639, 3.756], "y": [-1.178, -0.7644], "z": [4.338, 4.424]}, {"hoverinfo": "none", "line": {"color": "gray", "width": 5}, "mode": "lines", "showlegend": false, "type": "scatter3d", "x": [6.021, 6.891], "y": [4.429, 4.375], "z": [1.59, 1.213]}], "layout": {"height": 600, "scene": {"xaxis": {"range": [-4.326, 9.311], "title": {"text": "X (Å)"}}, "yaxis": {"range": [-3.729, 11.45], "title": {"text": "Y (Å)"}}, "zaxis": {"range": [-2.187, 8.428], "title": {"text": "Z (Å)"}}}, "width": 600}}
